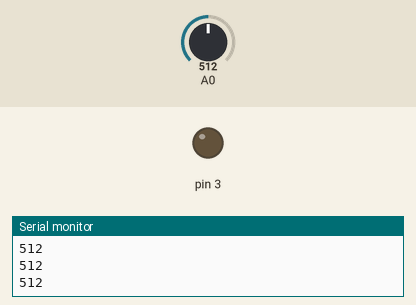
Bench run of a sketch on a simulated Arduino Uno, built with avr-gcc and run on an emulated ATmega328P. On the bench: output pins drawn as LEDs (lit = HIGH), the last lines printed to the serial monitor. The inputs (shaded band) are chosen by the test bench; at power-on: A0 = 512.

Above: at 1.2 s.
1.3 s: A0 set to 410
2.8 s: A0 set to 383
At 3.9 s:
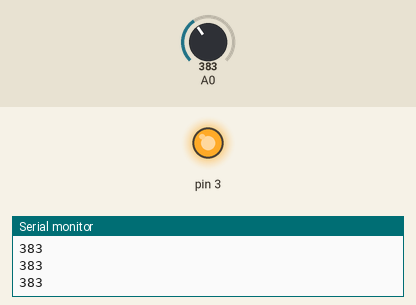
4.3 s: A0 set to 511
At 4.8 s:
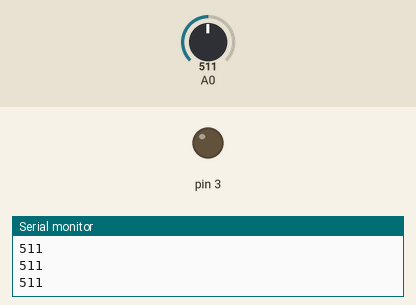
5.8 s: A0 set to 390
At 7.2 s:
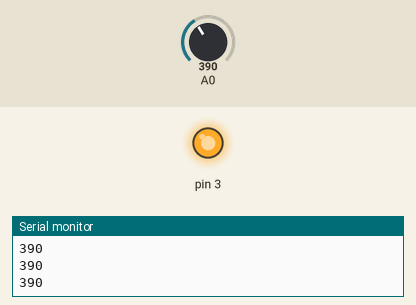
Timing chart, 0 to 8.3 s (numbered marks = the images above; inputs shaded):
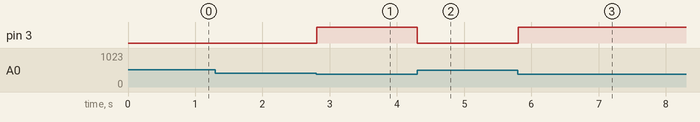

Measured:
- the behaviour switches between 400 and 399 on A0 (found by bisection; images 0 and 1)
- after the input at 2.8 s, pin 3: LOW → HIGH at once
- after the input at 4.3 s, pin 3: HIGH → LOW at once
- after the input at 5.8 s, pin 3: LOW → HIGH at once

The sketch:

code.ino
```cpp
int light = 0;

void setup()
{
  pinMode(A0, INPUT);
  Serial.begin(9600);

  pinMode(3, OUTPUT);
}

void loop()
{
  light = analogRead(A0);
  Serial.println(light);
  if (light < 400) {
    digitalWrite(3, HIGH);
  } else {
    digitalWrite(3, LOW);
  }
  delay(10); // Delay a little bit to improve simulation performance
}
```
